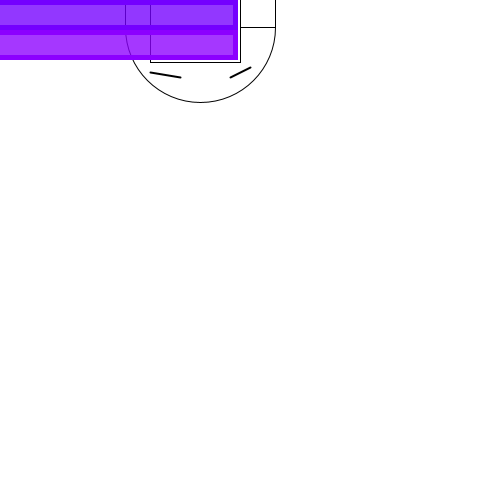
Frame 1 (no input)
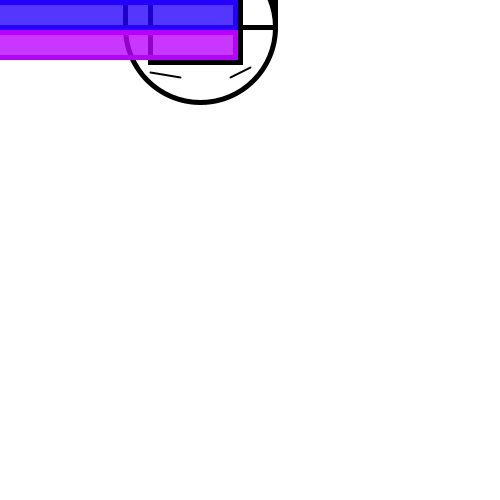
Frame 60 (the mouse pressed at the canvas centre just before this capture)
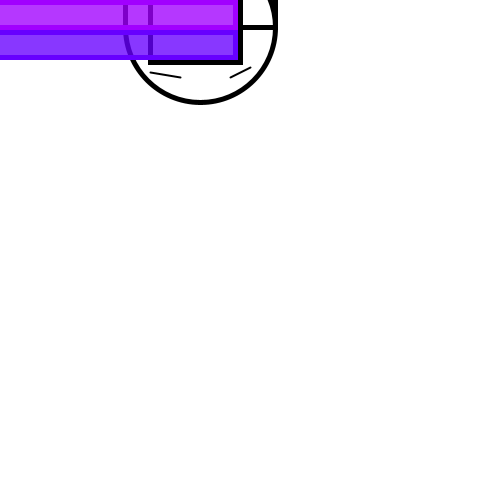
Frame 120 (the mouse held since frame 60 and released just before this capture)

The Processing sketch that drew these frames (run headless with seeded random() and noise(); from frame 60 on, the mouse is pressed at the canvas centre):

// Processing sketch: processing_145392
// ── processing_145392.pde

//Variables
float xpuke;
float ypuke;
float vx=random(-3,3);
float vy=random(-3,3);

//Posició central
float px;
float py;

//Colors variables
float color1=random(255);
float color2=random(255);
float color3=random(255);
float color4=random(255);
float color5=random(255);
float color6=random(255);

//Config
void setup(){
 size(500,500); 
 xpuke=random(100,400);
 ypuke=random(100,400);
 px=width/2;
 py=height-200;
}

//Loop general
void draw(){
  fons();
  dibuix();
  mov();
}

void mousePressed(){
  vx=random(-3,3);
  vy=random(-3,3);
  color1=random(255);
  color2=random(255);
  color3=random(255);
  color4=random(255);
  color5=random(255);
  color6=random(255);
}

//1
void fons(){
  background(255);
}

//2
void dibuix(){
  //cap
  stroke(0);
ellipse(xpuke,ypuke-250,150,150);
ellipse(xpuke,ypuke-100,150,150);
rect(xpuke-75,ypuke-250,150,150);
stroke(255);
ellipse(xpuke,ypuke-250,140,140);
ellipse(xpuke,ypuke-250,140,140);
rect(xpuke-70,ypuke-250,130,145);
stroke(0);
rect(xpuke-50,ypuke-250,90,185);
strokeWeight(10);
ellipse(xpuke-50,ypuke-270,10,10);
ellipse(xpuke+30,ypuke-270,10,10);
strokeWeight(2);
line(xpuke-50,ypuke-55,xpuke-20,ypuke-50);
line(xpuke+30,ypuke-50,xpuke+50,ypuke-60);
strokeWeight(5);

//puke
stroke(color1,0,0);
fill(color1,0,0,200);
rect(xpuke-350,ypuke-245,385,25);
noFill();
stroke(color2,180,0);
fill(color2,180,0,200);
rect(xpuke-350,ypuke-215,385,25);
noFill();
stroke(color3,255,0);
fill(color3,255,0,200);
rect(xpuke-350,ypuke-185,385,25);
 noFill();
 stroke(color4,150,0);
fill(color4,150,0,200);
rect(xpuke-350,ypuke-155,385,25);
noFill();
stroke(color5,0,255);
fill(color5,0,255,200);
rect(xpuke-350,ypuke-125,385,25);
noFill();
stroke(color6,0,255);
fill(color6,0,255,200);
rect(xpuke-350,ypuke-95,385,25);
noFill();
}
  
void   mov(){
  if (xpuke+100>width||xpuke-350<0){
    vx=-vx;
    color1=random(255);
    color2=random(255);
    color3=random(255);
    color4=random(255);
    color5=random(255);
    color6=random(255);
  }
  if (ypuke+100>height||ypuke-190>0){
    vy=-vy;
    color1=random(255);
    color2=random(255);
    color3=random(255);
    color4=random(255);
    color5=random(255);
    color6=random(255);
  }
}
    
